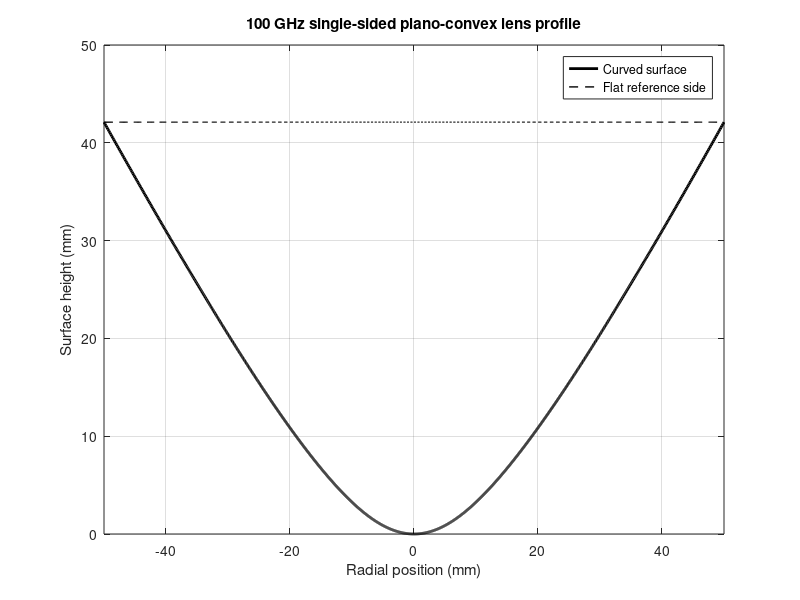

Source code (MATLAB):
% Analytical 100 GHz single-sided plano-convex lens surface.
% Adapted from the author's PCL profile notebook for a standalone example.
% Distances are in mm. This computes geometry only; it does not simulate fields.

clearvars;

rg = 11.9;       % incident Gaussian beam radius
rft = 400;       % desired flat-top radius at the output plane
d = 3000;        % lens-to-output-plane distance
Dl = 100;        % lens diameter
n = 1.45;        % lens refractive index
L = 52;          % source phase-center-to-lens distance
alpha_opt = 0.79;% optimization factor used in the 100 GHz study

% The edge ray intersects the aperture at r = Dl/2.
edge_equation = @(theta) (n-1)*L*sin(theta) ...
    - (Dl/2)*(n*cos(theta)-1);
theta_edge = fzero(edge_equation, [0, pi/2]);
theta = linspace(0, theta_edge, 801);

% Collimating surface from Fermat's principle.
R = (n-1)*L ./ (n*cos(theta)-1);
r = R .* sin(theta);
h_collimator = R .* cos(theta) - L;

% Beam-shaping surface from the geometrical-optics intensity mapping.
normalizer = sqrt(1-exp(-2*(Dl/(2*rg))^2));
f = @(rho) (rft/((n-1)*d*normalizer)) ...
    .* sqrt(1-exp(-2*(rho/rg).^2)) + rho/((n-1)*d);
h_shaper = arrayfun(@(radius) integral(f, 0, radius), r);

h_pcl = h_collimator + alpha_opt*h_shaper;
radius_full = [-fliplr(r(2:end)), r];
height_full = [fliplr(h_pcl(2:end)), h_pcl];

figure('Color','w');
plot(radius_full, height_full, 'k', 'LineWidth', 2);
hold on;
plot(radius_full, h_pcl(end)*ones(size(radius_full)), 'k--', ...
    'LineWidth', 1);
grid on;
xlabel('Radial position (mm)');
ylabel('Surface height (mm)');
title('100 GHz single-sided plano-convex lens profile');
xlim([-Dl/2, Dl/2]);
legend('Curved surface', 'Flat reference side', 'Location', 'best');
